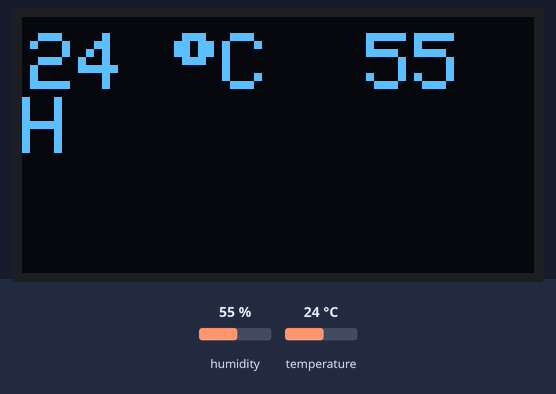
This sketch was run on a simulated ESP32. Shown: 128×64 one-colour display. Inputs (shaded band) come from the test bench; at power-on: humidity 55 %, temperature 24 °C. The display library's start-up logo is not drawn.

Above: at 1.3 s.
1.4 s: humidity set to 22 %
At 3.5 s:
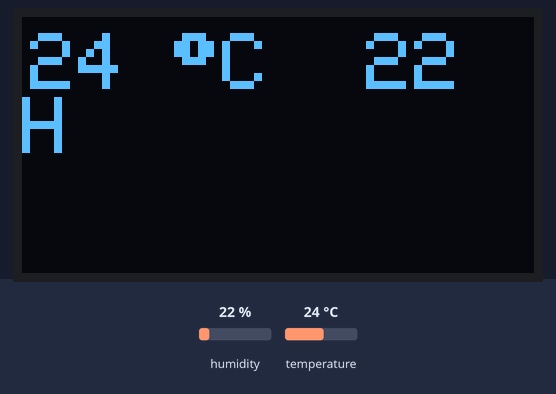
4.1 s: temperature set to 12 °C
At 5.5 s:
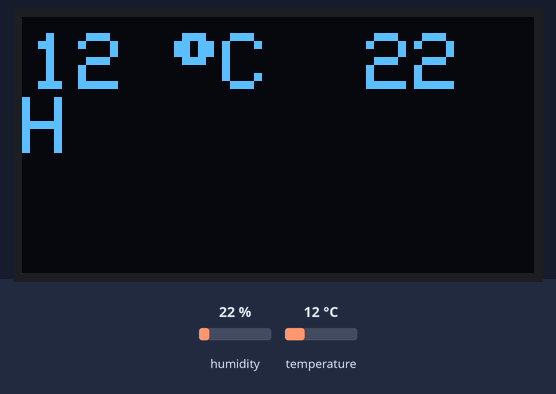
6.8 s: humidity set to 40 %
At 9.5 s:
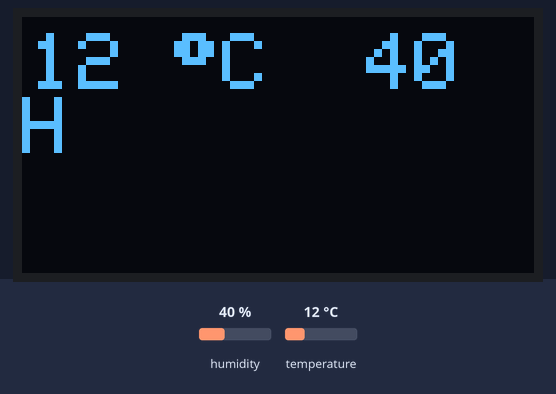
9.8 s: temperature set to 19 °C
At 11.5 s:
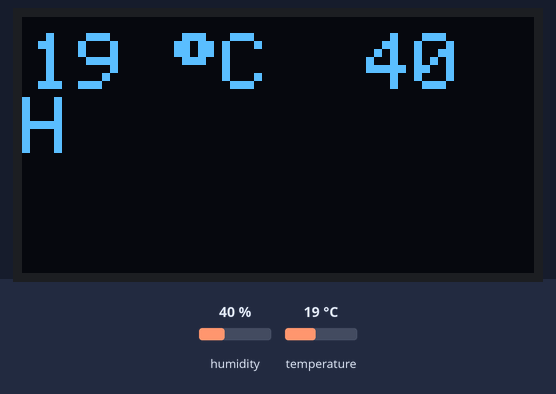
Timing chart, 0 to 13.0 s (numbered marks = the images above; inputs shaded):
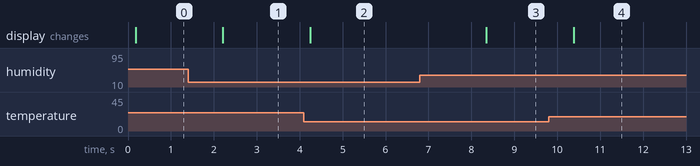

The sketch:

Thermometer.ino
```cpp
#include <Wire.h>
#include <Adafruit_GFX.h>
#include <Adafruit_SSD1306.h>
#include "DHT.h"


#define SCREEN_WIDTH 128 // OLED display width, in pixels
#define SCREEN_HEIGHT 64 // OLED display height, in pixels

// Declaration for an SSD1306 display connected to I2C (SDA, SCL pins)
Adafruit_SSD1306 display(SCREEN_WIDTH, SCREEN_HEIGHT, &Wire, -1);


int temp, humid;
DHT dht(23, DHT11);


void OLED(void *param){
  while (1){
    temp = dht.readTemperature();
    humid = dht.readHumidity();
    if (temp >= 0 && temp <= 60){
    display.clearDisplay();
    display.setTextWrap(true);
    display.setCursor(2, 4);
    display.setTextSize(2);
    display.print(temp);
    display.print(" ");
    display.print((char)247);
    display.print("C");
    display.print("  ");
    display.print(humid);
    display.print(" ");
    display.print("H");
    display.display();
    }
    else{
    display.clearDisplay();
    display.setTextWrap(true);
    display.setCursor(2, 4);
    display.setTextSize(2);
    display.println("Error");
    display.setTextSize(1);
    display.print(temp);
    display.display();
    }
  }
}


void setup() {
  Serial.begin(115200);

  if(!display.begin(SSD1306_SWITCHCAPVCC, 0x3C)) { // Address 0x3D for 128x64
    Serial.println(F("SSD1306 allocation failed"));
    for(;;);
  }

  dht.begin();
  // initialize the display
  // note you may have to change the address
  // the most common are 0X3C and 0X3D

  display.begin(SSD1306_SWITCHCAPVCC, 0x3C);
  // if you distribute your code, the adafruit license requires you show their splash screen
  // otherwise clear the video buffer memory then display
  display.display();
  //delay(2000);
  display.setRotation(0);
  display.clearDisplay();
  display.display();
    display.setTextColor(SSD1306_WHITE);
  // establish whatever pin reads you need
  temp = dht.readTemperature();
    humid = dht.readHumidity();
    display.setTextWrap(true);
    display.setCursor(2, 4);
    display.setTextSize(1);
    display.print(temp);
    display.print(" ");
    display.print((char)247);
    display.print("C");
    display.print("  ");
    display.print(humid);
    display.print(" ");
    display.print("H");
    display.display();
   xTaskCreatePinnedToCore(
    OLED,
    "OLED display",
    5000,
    NULL,
    1,
    NULL,
    0
  );
}


void loop(void) {


  }
```

Measured:
- after the input at 1.4 s, the display: changes after 0.81 s (image 1)
- after the input at 4.1 s, the display: changes after 0.15 s (image 2)
- after the input at 6.8 s, the display: changes after 1.5 s (image 3)
- after the input at 9.8 s, the display: changes after 0.59 s (image 4)
